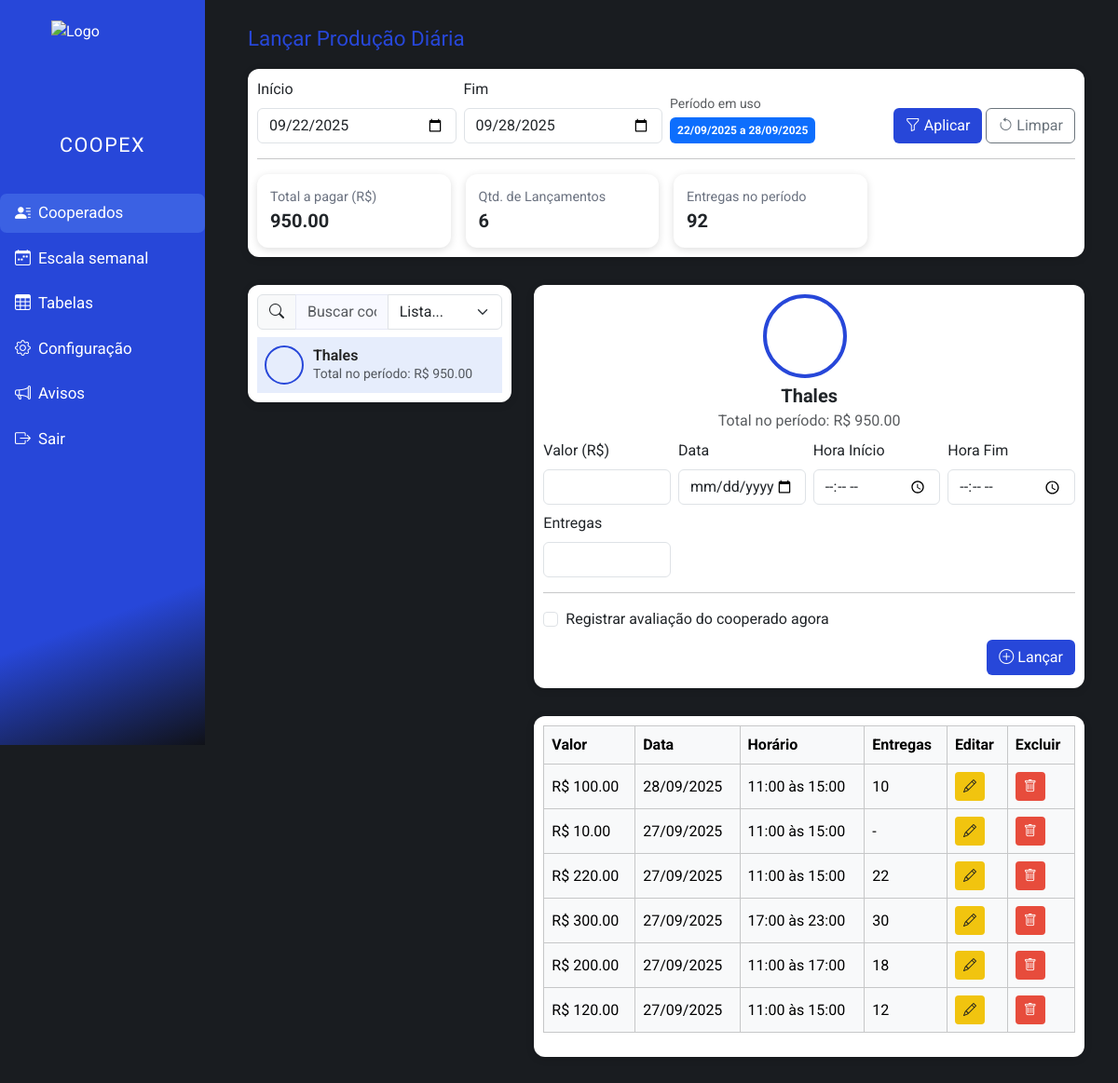
Page /portal/restaurante (signed in) on the committed database.
### app.py (models this page shows)
class Cooperado(db.Model):
    __tablename__ = "cooperados"
    id = db.Column(db.Integer, primary_key=True)
    nome = db.Column(db.String(120), nullable=False)
    usuario_id = db.Column(db.Integer, db.ForeignKey("usuarios.id"), nullable=False)
    usuario_ref = db.relationship("Usuario", backref="coop_account", uselist=False)
    foto_bytes = db.Column(db.LargeBinary)
    foto_mime = db.Column(db.String(100))
    foto_filename = db.Column(db.String(255))
    foto_url = db.Column(db.String(255))
    cnh_numero = db.Column(db.String(50))
    cnh_validade = db.Column(db.Date)
    placa = db.Column(db.String(20))
    placa_validade = db.Column(db.Date)
    ultima_atualizacao = db.Column(db.DateTime)

class Lancamento(db.Model):
    __tablename__ = "lancamentos"
    id = db.Column(db.Integer, primary_key=True)
    restaurante_id = db.Column(db.Integer, db.ForeignKey("restaurantes.id"), nullable=False)
    cooperado_id = db.Column(db.Integer, db.ForeignKey("cooperados.id"), nullable=False)
    restaurante = db.relationship("Restaurante")
    cooperado = db.relationship("Cooperado")
    descricao = db.Column(db.String(200))
    valor = db.Column(db.Float, default=0.0)
    data = db.Column(db.Date)
    hora_inicio = db.Column(db.String(10))
    hora_fim = db.Column(db.String(10))
    qtd_entregas = db.Column(db.Integer)

### app.py (the view, shortened to what this page needs)
@app.route("/portal/restaurante")
@role_required("restaurante")
def portal_restaurante():
    u_id = session.get("user_id")
    rest = Restaurante.query.filter_by(usuario_id=u_id).first()
    if not rest:
        return "<p style='font-family:Arial;margin:40px'>Seu usuário não está vinculado a um estabelecimento. Avise o administrador.</p>"
    view = request.args.get("view", "lancar")  # 'lancar' ou 'escalas'
    di = _parse_date(request.args.get("data_inicio"))
    df = _parse_date(request.args.get("data_fim"))
    if not di or not df:
        wd_map = {"seg-dom": 0, "sab-sex": 5, "sex-qui": 4}  # seg=0 ... dom=6
        start_wd = wd_map.get(rest.periodo, 0)
        hoje = date.today()
        delta = (hoje.weekday() - start_wd) % 7
        di_auto = hoje - timedelta(days=delta)
        df_auto = di_auto + timedelta(days=6)
        di = di or di_auto
        df = df or df_auto
        periodo_desc = rest.periodo
    else:
        periodo_desc = "personalizado"
    cooperados = Cooperado.query.order_by(Cooperado.nome).all()
    total_bruto = 0.0
    total_qtd = 0
    total_entregas = 0
    for c in cooperados:
        q = (Lancamento.query
             .filter_by(restaurante_id=rest.id, cooperado_id=c.id)
             .filter(Lancamento.data >= di, Lancamento.data <= df)
             .order_by(Lancamento.data.desc(), Lancamento.id.desc()))
        c.lancamentos = q.all()
        c.total_periodo = sum((l.valor or 0.0) for l in c.lancamentos)
        total_bruto += c.total_periodo
        total_qtd += len(c.lancamentos)
        total_entregas += sum((l.qtd_entregas or 0) for l in c.lancamentos)
    total_inss = total_bruto * 0.045
    total_liquido = total_bruto - total_inss
    def contrato_bate_restaurante(contrato: str, rest_nome: str) -> bool:
        a = " ".join(_normalize_name(contrato or ""))
        b = " ".join(_normalize_name(rest_nome or ""))
        if not a or not b:
            return False
        return a == b or a in b or b in a
    ref = _parse_date(request.args.get("ref")) or date.today()
    modo = request.args.get("modo", "semana")  # 'semana' ou 'dia'
    if modo == "dia":
        dias_list = [ref]
    else:
        semana_inicio = ref - timedelta(days=ref.weekday())
        dias_list = [semana_inicio + timedelta(days=i) for i in range(7)]
    escalas_all = Escala.query.order_by(Escala.id.asc()).all()
    eff_map = _carry_forward_contrato(escalas_all)
    escalas_rest = [e for e in escalas_all if contrato_bate_restaurante(eff_map.get(e.id, e.contrato or ""), rest.nome)]
    if not escalas_rest:
        escalas_rest = [e for e in escalas_all if (e.contrato or "").strip() == rest.nome.strip()]
    agenda = {d: [] for d in dias_list}
    seen = {d: set() for d in dias_list}  # evita duplicar (mesmo nome/turno/horario/contrato no mesmo dia)
    for d in dias_list:
        agenda[d].sort(key=lambda x: ((x["contrato"] or "").lower(),
                                      (x.get("nome_planilha") or (x["coop"].nome if x["coop"] else "")).lower()))
    return render_template(
        "restaurante_dashboard.html",
        rest=rest,
        cooperados=cooperados,
        filtro_inicio=di,
        filtro_fim=df,
        periodo_desc=periodo_desc,
        total_bruto=total_bruto,
        total_inss=total_inss,
        total_liquido=total_liquido,
        total_qtd=total_qtd,
        total_entregas=total_entregas,
        view=view,
        agenda=agenda,
        dias_list=dias_list,
        ref_data=ref,
        modo=modo,
    )

### templates/restaurante_dashboard.html (shortened to what this page needs)
<!DOCTYPE html>
<html lang="pt-br">
<head>
  <link rel="stylesheet" href="https://cdn.jsdelivr.net/npm/bootstrap@5.3.2/dist/css/bootstrap.min.css">
  <link rel="stylesheet" href="https://cdn.jsdelivr.net/npm/bootstrap-icons@1.11.3/font/bootstrap-icons.css">
</head>
<body>
  <div class="sidebar d-flex flex-column">
    <div class="logo-area">
      <img src="{{ url_for('static', filename='img/logo.png') }}" alt="Logo" class="logo-img">
      <span class="logo-title">COOPEX</span>
    </div>
    <nav class="nav flex-column mt-4">
      <a class="nav-link {{ 'active' if (view|default('lancar') not in ['escalas','config','avisos']) else '' }}"
         href="{{ url_for('portal_restaurante', view='lancar', data_inicio=filtro_inicio.strftime('%Y-%m-%d') if filtro_inicio else None, data_fim=filtro_fim.strftime('%Y-%m-%d') if filtro_fim else None) }}">
        <i class="bi bi-person-lines-fill"></i> <span>Cooperados</span>
      </a>
      <a class="nav-link {{ 'active' if view=='escalas' else '' }}" href="{{ url_for('portal_restaurante', view='escalas') }}">
        <i class="bi bi-calendar-week"></i> <span>Escala semanal</span>
      </a>
      <a class="nav-link {{ 'active' if request.endpoint=='rest_tabelas' else '' }}" href="{{ url_for('rest_tabelas') }}">
        <i class="bi bi-table"></i> <span>Tabelas</span>
      </a>
      <a class="nav-link {{ 'active' if view=='config' else '' }}" href="{{ url_for('portal_restaurante', view='config') }}">
        <i class="bi bi-gear"></i> <span>Configuração</span>
      </a>
      <a id="linkAvisos" class="nav-link {{ 'active' if request.endpoint=='portal_restaurante_avisos' else '' }}" href="{{ url_for('portal_restaurante_avisos') }}">
        <i class="bi bi-megaphone"></i> <span>Avisos</span>
      </a>
      <a class="nav-link" href="{{ url_for('logout') }}"><i class="bi bi-box-arrow-right"></i> <span>Sair</span></a>
    </nav>
  </div>
  <div class="main-content">
    {% if view == 'config' %}
      <div class="section-title"><i class="bi bi-shield-lock"></i> Configuração</div>
      <div class="card-white">
        <h5 class="mb-3"><i class="bi bi-shield-lock"></i> Trocar senha de acesso</h5>
        <form class="row g-3 form-password" method="POST" action="{{ url_for('rest_alterar_senha') }}">
          <div class="col-md-4">
            <label class="form-label">Senha atual</label>
            <div class="input-group">
              <input type="password" class="form-control" name="senha_atual" required>
              <span class="input-group-text toggle" onclick="togglePwd(this)"><i class="bi bi-eye"></i></span>
            </div>
          </div>
          <div class="col-md-4">
            <label class="form-label">Nova senha</label>
            <div class="input-group">
              <input type="password" class="form-control" name="senha_nova" minlength="6" required>
              <span class="input-group-text toggle" onclick="togglePwd(this)"><i class="bi bi-eye"></i></span>
            </div>
            <div class="form-text">Mínimo de 6 caracteres.</div>
          </div>
          <div class="col-md-4">
            <label class="form-label">Confirmar nova senha</label>
            <div class="input-group">
              <input type="password" class="form-control" name="senha_conf" minlength="6" required>
              <span class="input-group-text toggle" onclick="togglePwd(this)"><i class="bi bi-eye"></i></span>
            </div>
          </div>
          <div class="col-12 text-end">
            <button class="btn btn-royal"><i class="bi bi-save"></i> Salvar</button>
          </div>
        </form>
      </div>
    {% else %}
      <div class="section-title">Lançar Produção Diária</div>
      <div class="card-white">
        <form class="row g-2 align-items-end" method="GET" action="{{ url_for('portal_restaurante') }}">
          <div class="col-md-3">
            <label class="form-label">Início</label>
            <input type="date" name="data_inicio" class="form-control" value="{{ filtro_inicio.strftime('%Y-%m-%d') if filtro_inicio }}">
          </div>
          <div class="col-md-3">
            <label class="form-label">Fim</label>
            <input type="date" name="data_fim" class="form-control" value="{{ filtro_fim.strftime('%Y-%m-%d') if filtro_fim }}">
          </div>
          <div class="col-md-3">
            <div class="small text-muted mb-1">Período em uso</div>
            <div class="badge text-bg-primary p-2">
              {% if filtro_inicio and filtro_fim %}
                {{ filtro_inicio.strftime('%d/%m/%Y') }} a {{ filtro_fim.strftime('%d/%m/%Y') }}
              {% else %} — {% endif %}
            </div>
          </div>
          <div class="col-md-3 text-end">
            <button class="btn btn-royal"><i class="bi bi-funnel"></i> Aplicar</button>
            <a class="btn btn-outline-secondary" href="{{ url_for('portal_restaurante', view='lancar') }}"><i class="bi bi-arrow-counterclockwise"></i> Limpar</a>
          </div>
        </form>
        <hr class="my-3">
        <div class="row g-3">
          <div class="col-md-3"><div class="stat"><div class="label">Total a pagar (R$)</div><div class="val">{{ '%.2f'|format(total_bruto or 0) }}</div></div></div>
          <div class="col-md-3"><div class="stat"><div class="label">Qtd. de Lançamentos</div><div class="val">{{ total_qtd or 0 }}</div></div></div>
          <div class="col-md-3"><div class="stat"><div class="label">Entregas no período</div><div class="val">{{ total_entregas or 0 }}</div></div></div>
        </div>
      </div>
      <div class="row">
        <div class="col-lg-4 mb-3">
          <div class="card-white">
            <div class="input-group mb-2">
              <span class="input-group-text"><i class="bi bi-search"></i></span>
              <input id="buscaCoop" type="text" class="form-control search-input" placeholder="Buscar cooperado pelo nome..." list="cooperadosList">
              <select id="selectCoop" class="form-select"><option value="">Lista...</option>{% for coop in cooperados %}<option value="{{ coop.id }}">{{ coop.nome }}</option>{% endfor %}</select>
            </div>
            <div id="listaCooperados" style="max-height:60vh; overflow:auto;">
              {% for coop in cooperados %}
              <div class="cooperado-item" data-id="{{ coop.id }}" data-nome="{{ coop.nome }}" data-foto="{{ coop.foto_url or url_for('static', filename='img/default.png') }}" data-total="{{ '%.2f'|format(coop.total_periodo or 0) }}">
                <img src="{{ coop.foto_url or url_for('static', filename='img/default.png') }}" class="cooperado-avatar" alt="">
                <div class="d-flex flex-column"><span class="cooperado-nome">{{ coop.nome }}</span><small class="text-muted">Total no período: R$ {{ '%.2f'|format(coop.total_periodo or 0) }}</small></div>
              </div>
              {% else %}<div class="text-muted small">Nenhum cooperado encontrado.</div>{% endfor %}
            </div>
          </div>
        </div>
        <div class="col-lg-8">
          <div class="card-white sticky-launch" id="blocoLancamento">
            <div class="text-center mb-2" id="selectedHeader" style="display:none;">
              <img id="selFoto" src="" class="cooperado-avatar" style="width:90px; height:90px; border:4px solid var(--royal-blue);" alt="">
              <div class="fw-bold fs-5 mt-1" id="selNome"></div>
              <div class="text-muted">Total no período: R$ <span id="selTotal">0,00</span></div>
            </div>
            <form id="formLancamento" method="POST" action="{{ url_for('lancar_producao') }}" class="row g-2 align-items-end mb-1" style="display:none;">
              <div class="col-md-3"><label class="form-label">Valor (R$)</label><input type="number" class="form-control" name="valor" step="0.01" required></div>
              <div class="col-md-3"><label class="form-label">Data</label><input type="date" class="form-control" name="data" required></div>
              <div class="col-md-3"><label class="form-label">Hora Início</label><input type="time" class="form-control" name="hora_inicio"></div>
              <div class="col-md-3"><label class="form-label">Hora Fim</label><input type="time" class="form-control" name="hora_fim"></div>
              <div class="col-md-3"><label class="form-label">Entregas</label><input type="number" class="form-control" name="qtd_entregas" min="0" step="1"></div>
              <div class="col-12"><hr class="my-2"></div>
              <div class="col-12">
                <div class="form-check">
                  <input class="form-check-input" type="checkbox" id="chkAvaliar"
                         onclick="document.getElementById('boxAval').style.display=this.checked?'block':'none'; document.getElementById('inputAvaliar').value=this.checked?'1':'0';">
                  <label class="form-check-label" for="chkAvaliar">Registrar avaliação do cooperado agora</label>
                </div>
              </div>
              <div class="col-12 text-end mt-2">
                <button class="btn btn-royal"><i class="bi bi-plus-circle"></i> Lançar</button>
              </div>
            </form>
          </div>
          <div id="blocoTabelas">
            {% for coop in cooperados %}
            <div id="tabela-{{ coop.id }}" class="card-white lancamentos-table" style="display:none;">
              <table class="table table-bordered table-hover table-light align-middle">
                <thead><tr><th>Valor</th><th>Data</th><th>Horário</th><th>Entregas</th><th>Editar</th><th>Excluir</th></tr></thead>
                <tbody>
                  {% for lanc in coop.lancamentos %}
                  <tr>
                    <td>R$ {{ '%.2f'|format(lanc.valor or 0) }}</td>
                    <td>{{ lanc.data.strftime('%d/%m/%Y') if lanc.data }}</td>
                    <td>{{ lanc.hora_inicio or '' }}{% if lanc.hora_inicio or lanc.hora_fim %} às {% endif %}{{ lanc.hora_fim or '' }}</td>
                    <td>{{ lanc.qtd_entregas if lanc.qtd_entregas is not none else '-' }}</td>
                    <td><a href="{{ url_for('editar_lancamento', id=lanc.id) }}" class="btn btn-edit btn-sm"><i class="bi bi-pencil"></i></a></td>
                    <td><a href="{{ url_for('excluir_lancamento', id=lanc.id) }}" class="btn btn-delete btn-sm"><i class="bi bi-trash"></i></a></td>
                  </tr>
                  {% else %}<tr><td colspan="6" class="text-center text-muted">Nenhum lançamento no período selecionado</td></tr>{% endfor %}
                </tbody>
              </table>
            </div>
            {% endfor %}
          </div>
        </div>
      </div>
    {% endif %}
  </div>
</body>
</html>

### rows in the picture
Cooperado: nome "Thales", total_periodo "950.00"
Lancamento: valor "100.00", data "28/09/2025", hora_inicio "11:00", shows "às", hora_fim "15:00", qtd_entregas "10"
Lancamento: valor "10.00", data "27/09/2025", hora_inicio "11:00", shows "às", hora_fim "15:00", qtd_entregas "-"
Lancamento: valor "220.00", data "27/09/2025", hora_inicio "11:00", shows "às", hora_fim "15:00", qtd_entregas "22"
Lancamento: valor "300.00", data "27/09/2025", hora_inicio "17:00", shows "às", hora_fim "23:00", qtd_entregas "30"
Lancamento: valor "200.00", data "27/09/2025", hora_inicio "11:00", shows "às", hora_fim "17:00", qtd_entregas "18"
Lancamento: valor "120.00", data "27/09/2025", hora_inicio "11:00", shows "às", hora_fim "15:00", qtd_entregas "12"

### other values in the picture
{{ filtro_inicio.strftime('%d/%m/%Y') }} "22/09/2025"
{{ filtro_fim.strftime('%d/%m/%Y') }} "28/09/2025"
{{ '%.2f'|format(total_bruto or 0) }} "950.00"
{{ total_qtd or 0 }} "6"
{{ total_entregas or 0 }} "92"
